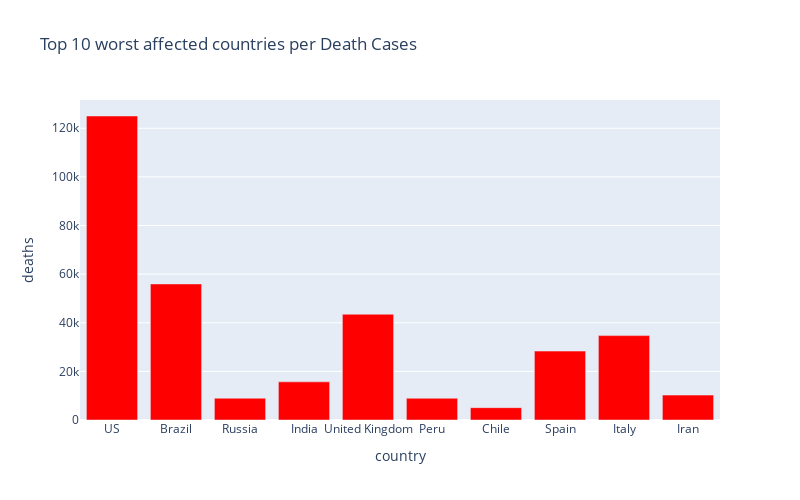

Notebook code cell kept with this figure:
### Code cell
px.bar(
sorted_country_df.head(10),
x='country',
y='deaths',
title='Top 10 worst affected countries per Death Cases', 
color_discrete_sequence=['red'],
height=500,
width=800)

### Figure 1 — Plotly figure (JSON) as saved in the notebook; plotly's stock layout.template omitted (floating-point values rounded to 4 significant figures)
{"data": [{"alignmentgroup": "True", "hovertemplate": "country=%{x}<br>deaths=%{y}<extra></extra>", "legendgroup": "", "marker": {"color": "red"}, "name": "", "offsetgroup": "", "orientation": "v", "showlegend": false, "textposition": "auto", "type": "bar", "x": ["US", "Brazil", "Russia", "India", "United Kingdom", "Peru", "Chile", "Spain", "Italy", "Iran"], "xaxis": "x", "y": [125039, 55961, 8958, 15685, 43498, 8939, 5068, 28338, 34708, 10239], "yaxis": "y"}], "layout": {"barmode": "relative", "height": 500, "legend": {"tracegroupgap": 0}, "title": {"text": "Top 10 worst affected countries per Death Cases"}, "width": 800, "xaxis": {"anchor": "y", "domain": [0, 1], "title": {"text": "country"}}, "yaxis": {"anchor": "x", "domain": [0, 1], "title": {"text": "deaths"}}}}
